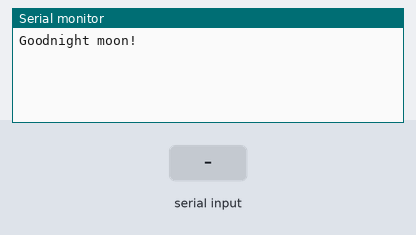
Bench run of a sketch on a simulated Arduino Uno, built with avr-gcc and run on an emulated ATmega328P. Parts: the last lines printed to the serial monitor. The inputs (shaded band) are chosen by the test bench.

Above: at 1.2 s.
1.3 s: "1" received over the second serial link
At 2.2 s:
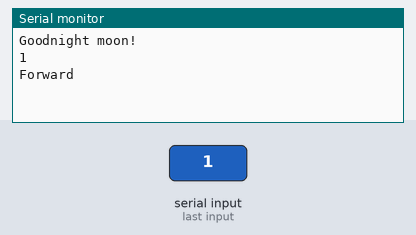
2.8 s: "2" received over the second serial link
At 3.3 s:
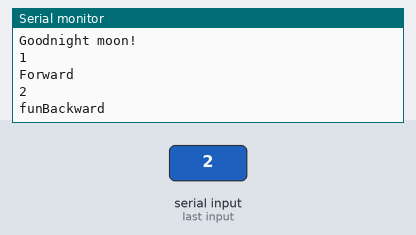
4.3 s: "3" received over the second serial link
At 5.5 s:
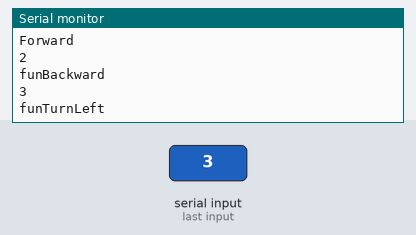
5.8 s: "4" received over the second serial link
At 6.8 s:
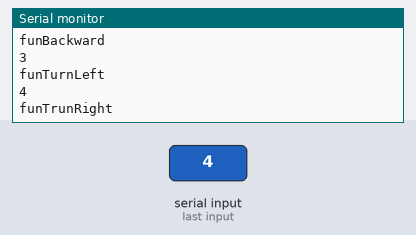
7.3 s: "7" received over the second serial link
At 7.9 s:
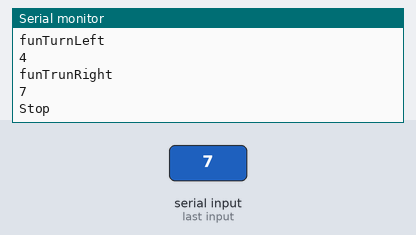
Timing chart, 0 to 9.8 s (numbered marks = the images above; inputs shaded):
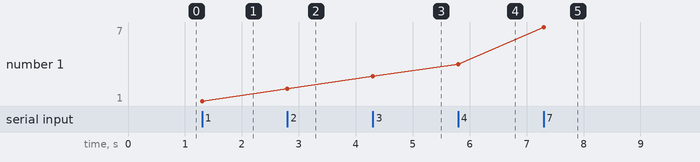

Measured:
- after the input at 1.3 s, the serial monitor: prints a new line at once (image 1)
- after the input at 2.8 s, the serial monitor: prints a new line at once (image 2)
- after the input at 4.3 s, the serial monitor: prints a new line at once (image 3)
- after the input at 5.8 s, the serial monitor: prints a new line at once (image 4)
- after the input at 7.3 s, the serial monitor: prints a new line at once (image 5)
- plotted number 1: 1 → 2 after the input at 2.8 s, 2 → 3 after the input at 4.3 s, 3 → 4 after the input at 5.8 s, 4 → 7 after the input at 7.3 s

The sketch:

SoftwareSerialExample.ino
```cpp
/*
  This program is to communicate with bluetooth
  and android mobile phone
  by Dr. Aung Win Htut

 */
#include <SoftwareSerial.h>

SoftwareSerial mySerial(9, 10); // RX, TX
char ch;
void setup() {
  // Open serial communications and wait for port to open:
  Serial.begin(9600);
  while (!Serial) {
    ; // wait for serial port to connect. Needed for native USB port only
  }


  Serial.println("Goodnight moon!");

  // set the data rate for the SoftwareSerial port
  mySerial.begin(9600);
  mySerial.println("Hello, world?");
}

void loop() { // run over and over

  if (mySerial.available()) {
    //Serial.println("bluetooth sending");
    ch=mySerial.read();
    Serial.println(ch);
    if(ch=='1')
    {
      funForward();
    }
    else if(ch=='2')
    {
      funBackward();
    }
    else if(ch=='3')
    {
      funTurnLeft();
    }
    else if(ch=='4')
    {
      funTrunRight();
    }
    else if(ch=='5')
    {
      funLoopLeft();
    }
    else if(ch=='6')
    {
      funLoopRight();
    }
    else if(ch=='7')
    {
      funStop();
    }
    else if(ch=='8')
    {
      funStop();
    }

  }
  if (Serial.available()) {
    mySerial.write(Serial.read());
  }
}


void funForward()
{
  Serial.println("Forward");
}
void funBackward()
{
    Serial.println("funBackward");
}
void funTurnLeft()
{
    Serial.println("funTurnLeft");
}
void funTrunRight()
{
    Serial.println("funTrunRight");
}
void funLoopLeft()
{
    Serial.println("funTurnLeft");
}
void funLoopRight()
{
    Serial.println("funTrunRight");
}
void funStop()
{
    Serial.println("Stop");
}
```
